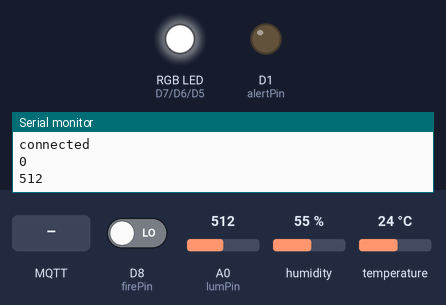
The sketch below on a simulated ESP8266 (NodeMCU). Shown: an RGB LED mixed from three pins (HIGH = lit), output pins drawn as LEDs (lit = HIGH), the last lines printed to the serial monitor. Dashed ring = blinking. Inputs (shaded band) come from the test bench; at power-on: D8 (firePin) LOW, A0 (lumPin) = 512, humidity 55 %, temperature 24 °C. WiFi joins after 1.5 s; servers stay silent unless stated; no MQTT or app messages arrive unless stated.

Above: at 3.4 s.
3.5 s: D8 (firePin) driven HIGH
At 8.84 s:
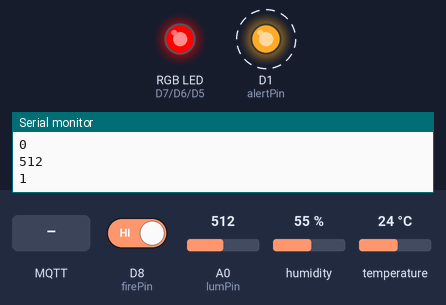
10.9 s: MQTT message "l" arrives on the first subscribed topic
At 17.4 s:
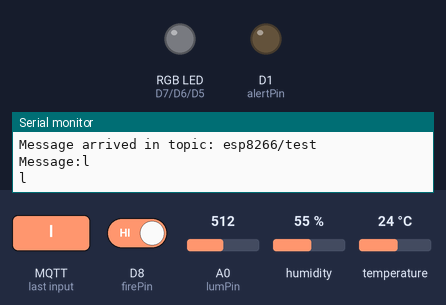
Timing chart, 0 to 18.9 s (numbered marks = the images above; inputs shaded):
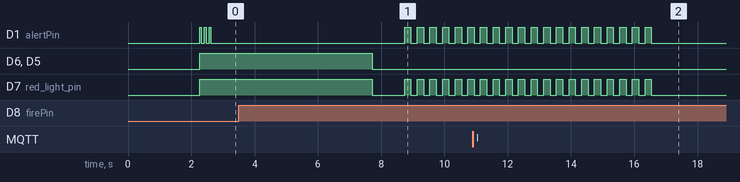

Measured:
- after the input at 3.5 s, D1 (alertPin): alternates HIGH for 0.20 s and LOW for 0.20 s, starting after 5.2 s
- after the input at 10.9 s, D1 (alertPin), D7 (red_light_pin): goes on until 16.5 s, then stays LOW
- by itself, D1 (alertPin): alternates HIGH for 0.05 s and LOW for 0.10 s, 6 changes in all, then stays LOW

The sketch:

NodeMcu_ArduinoIDE_Script.ino
```cpp
#include <iostream>
#include <string>
#include "DHT.h"
#include <ESP8266WiFi.h>
#include <PubSubClient.h>// including the library of DHT11 temperature and humidity sensor

#define DHTTYPE DHT11   // DHT 11
#define dht_dpin D4

DHT dht(dht_dpin, DHTTYPE);
WiFiClient espClient;
PubSubClient client(espClient);

const char* ssid     = "TOPNET_D4388";         // The SSID (name) of the Wi-Fi network you want to connect to
const char* password = "nadir123";     // The password of the Wi-Fi network

const char *mqtt_broker = "192.168.43.184";
const char *topic = "esp8266/test";
const int mqtt_port = 1883;
const int firePin = D8;
const int alertPin = D1;
const int lumPin = A0;

int red_light_pin= D7;
int green_light_pin = D6;
int blue_light_pin = D5;

int digitalVal;
int lumiereVal;
String s="";
String f="";

void setup(void)
{
  dht.begin();
  Serial.begin(9600);
  pinMode(firePin, INPUT);
  pinMode(alertPin, OUTPUT);
  pinMode(lumPin, INPUT);
  pinMode(red_light_pin, OUTPUT);
  pinMode(green_light_pin, OUTPUT);
  pinMode(blue_light_pin, OUTPUT);
  Serial.println("Humidity and temperature\n\n");
  Serial.println(F("Flame Sensor Initialized"));
  WifiSetup();
  MqttSetup();

  delay(700);
}
void WifiSetup(){
  WiFi.begin(ssid, password);
  while (WiFi.status() != WL_CONNECTED) {
    delay(500);
    Serial.println("Connecting to WiFi..");
  }
  Serial.println("Connected to the WiFi network");
}
void MqttSetup(){
  client.setServer(mqtt_broker, mqtt_port);
  client.setCallback(callback);
  while (!client.connected()) {
    Serial.println("Connecting to MQTT...");
    if (client.connect("ESP8266Client")) {
      Serial.println("connected");
    }else {
      Serial.print("failed with state ");
      Serial.print(client.state());
      delay(2000);
    }
  }
  client.subscribe("esp8266/test");
}
void loop() {
  readFlameSensor();
  readLightSensor();
  digitalVal = LOW;
  client.loop();
  PublishTempHumData();

  delay(1000);
}

void readFlameSensor(){
   f="";
  digitalVal = digitalRead(firePin);
  Serial.println(digitalVal);
  if (digitalVal == HIGH){
    f="Flame detected !!!! ";
    client.publish("esp8266/test", (char*) f.c_str());
    AlertFlame();
    f="";
  }
}
int y=0;
void readLightSensor(){
  lumiereVal = analogRead(lumPin);
  Serial.println(lumiereVal);
  if(lumiereVal -y > 5){
    RGB_color(255,255,255);
    fadelka();
    delay(5000);
  }
  y = lumiereVal;
  RGB_color(0,0,0);
}
void RGB_color(int red_light_value, int green_light_value, int blue_light_value)
{
  analogWrite(red_light_pin, red_light_value);
  analogWrite(green_light_pin, green_light_value);
  analogWrite(blue_light_pin, blue_light_value);
}
void AlertFlame(){
  for(int i=0;i<20;i++){
      digitalWrite(alertPin, HIGH);
      RGB_color(255,0,0);
      delay(200);
      digitalWrite(alertPin, LOW);
      RGB_color(0,0,0);
      delay(200);
  }
}
void fadelka(){
  for(int i=0;i<3;i++){
    digitalWrite(alertPin, HIGH);
    delay(50);
    digitalWrite(alertPin, LOW);
    delay(100);
  }

}
float milliseconds;
int m = 0;
void PublishTempHumData(){
  milliseconds = millis();
  int seconds = (int)(milliseconds / 1000)%60 ;
  int minutes = (int)(std::fmod(milliseconds / 60000,60));
  int hours   = (int)(std::fmod(milliseconds / 3600000,24));
  float h = dht.readHumidity();
  float t = dht.readTemperature();
  s+="Current humidity = ";
  s.concat(h);
  s+="%  ";
  s+="temperature = ";
  s.concat(t);
  s+="C  ";
  s+="hh ";
  s.concat(hours);
  s+=" mm ";
  s.concat(minutes);
  s+=" ss ";
  s.concat(seconds);
  if(minutes == m+1){
    client.publish("esp8266/test", (char*) s.c_str());
    m=m+1;
  }
  s="";
}

void callback(char* topic, byte* payload, unsigned int length) {
  Serial.print("Message arrived in topic: ");
  Serial.println(topic);
  Serial.print("Message:");
  static char message[1000];
  for (int i = 0; i < length; i++) {
    Serial.print((char)payload[i]);
  }
  strncpy(message, (char *)payload, length);
  message[length] = '\0';
  if((char)payload[0]=='l'){
    int a = message[1]*100+ message[2]*10+ message[3];
    int b = message[4]*100+ message[5]*10+ message[6];
    int c = message[7]*100+ message[8]*10+ message[9];
    Serial.println();Serial.println(message);
    RGB_color(a-5328,b-5328,c-5328);
    delay(10000);
    RGB_color(0,0,0);
  }
  if(((char)payload[0] == 'h') && ((char)payload[1] == 'e') && ((char)payload[2] == 'l') && ((char)payload[3] == 'p')){
    help();
  }
  Serial.println();
  Serial.println("-----------------------");
}
void reconnect() {
  // Loop until we're reconnected
  while (!client.connected()) {
    Serial.print("Attempting MQTT connection...");
    // Attempt to connect
    if (client.connect("ESP8266Client")) {
      Serial.println("connected");
      // Subscribe
      client.subscribe("esp8266/test");
    } else {
      Serial.print("failed, rc=");
      Serial.print(client.state());
      Serial.println(" try again in 5 seconds");
      // Wait 5 seconds before retrying
      delay(5000);
    }
  }
}
void help(){
  for(int i=0;i<20;i++){
      digitalWrite(alertPin, HIGH);
      RGB_color(255,0,0);
      delay(200);
      digitalWrite(alertPin, LOW);
      RGB_color(0,0,255);
      delay(200);
  }
}
```
